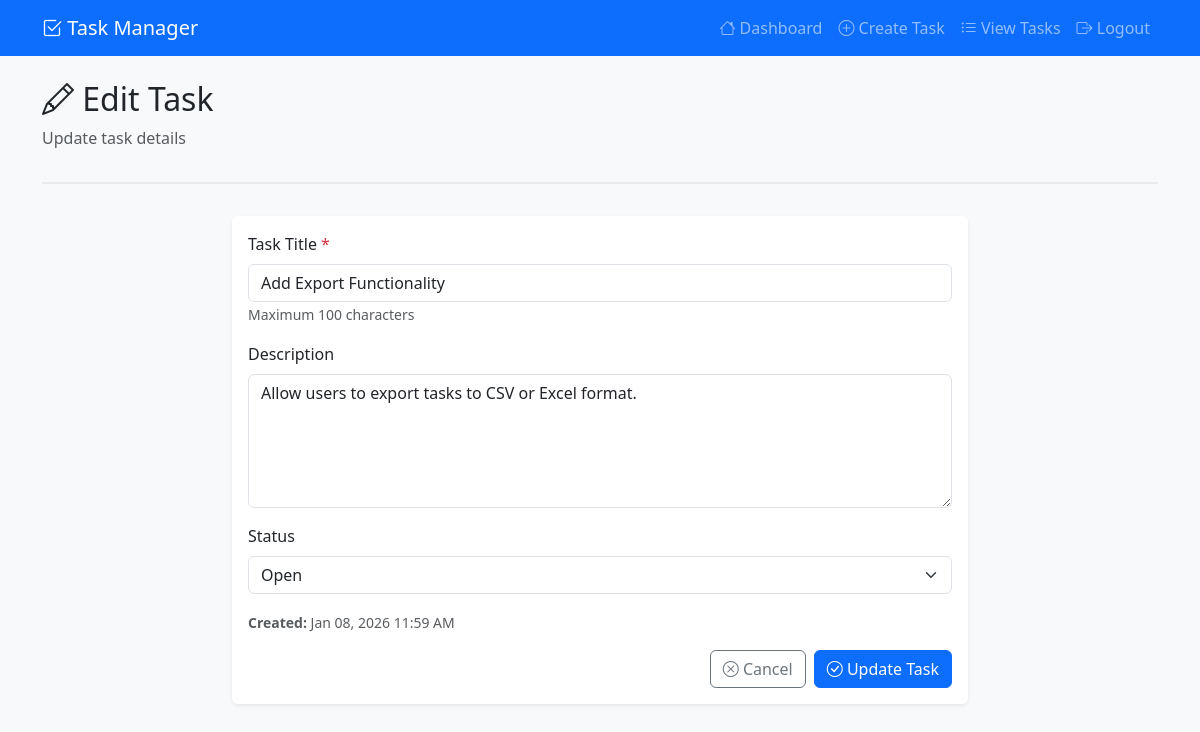
Page /tasks/edit.php?id=10 (signed in) on the committed database.
### tables this page shows
CREATE TABLE IF NOT EXISTS tasks (
    id INT AUTO_INCREMENT PRIMARY KEY,
    title VARCHAR(100) NOT NULL,
    description TEXT,
    status VARCHAR(20) DEFAULT 'Open',
    created_by INT NOT NULL,
    created_at TIMESTAMP DEFAULT CURRENT_TIMESTAMP,
    updated_at TIMESTAMP DEFAULT CURRENT_TIMESTAMP ON UPDATE CURRENT_TIMESTAMP,
    FOREIGN KEY (created_by) REFERENCES users(id) ON DELETE CASCADE,
    INDEX idx_status (status),
    INDEX idx_created_by (created_by),
    INDEX idx_created_at (created_at)
);

### tasks/edit.php (the view, shortened to what this page needs)
<?php
require_once '../config/db.php';
$user_id = $_SESSION['user_id'];
$task_id = $_GET['id'] ?? 0;
$stmt = $conn->prepare("SELECT * FROM tasks WHERE id = ? AND created_by = ?");
$stmt->bind_param("ii", $task_id, $user_id);
$stmt->execute();
$result = $stmt->get_result();
$task = $result->fetch_assoc();
include '../includes/header.php';
?>
<div class="page-header">
    <h2><i class="bi bi-pencil"></i> Edit Task</h2>
    <p class="text-muted">Update task details</p>
</div>
<div class="row">
    <div class="col-md-8 mx-auto">
        <div class="card">
            <div class="card-body">
                <form method="POST" action="">
                    <div class="mb-3">
                        <label for="title" class="form-label">Task Title <span class="text-danger">*</span></label>
                        <input
                            type="text"
                            class="form-control"
                            id="title"
                            name="title"
                            placeholder="Enter task title"
                            required
                            maxlength="100"
                            value="<?php echo htmlspecialchars($task['title']); ?>"
                        >
                        <small class="text-muted">Maximum 100 characters</small>
                    </div>
                    <div class="mb-3">
                        <label for="description" class="form-label">Description</label>
                        <textarea
                            class="form-control"
                            id="description"
                            name="description"
                            rows="5"
                            placeholder="Enter task description (optional)"
                        ><?php echo htmlspecialchars($task['description']); ?></textarea>
                    </div>
                    <div class="mb-3">
                        <label for="status" class="form-label">Status</label>
                        <select class="form-select" id="status" name="status">
                            <option value="Open" <?php echo $task['status'] == 'Open' ? 'selected' : ''; ?>>Open</option>
                        </select>
                    </div>
                    <div class="mb-3">
                        <small class="text-muted">
                            <strong>Created:</strong> <?php echo date('M d, Y h:i A', strtotime($task['created_at'])); ?>
                        </small>
                    </div>
                    <div class="d-grid gap-2 d-md-flex justify-content-md-end">
                        <a href="list.php" class="btn btn-outline-secondary">
                            <i class="bi bi-x-circle"></i> Cancel
                        </a>
                        <button type="submit" class="btn btn-primary">
                            <i class="bi bi-check-circle"></i> Update Task
                        </button>
                    </div>
                </form>
            </div>
        </div>
    </div>
</div>
<?php include '../includes/footer.php'; ?>

### assets/css/style.css (style rules this page uses)
body { background-color: #f8f9fa; font-family: 'Segoe UI', Tahoma, Geneva, Verdana, sans-serif; }
.card { box-shadow: 0 0.125rem 0.25rem rgba(0, 0, 0, 0.075); border: none; margin-bottom: 1.5rem; }
.btn { border-radius: 0.375rem; }
.page-header { margin-bottom: 2rem; padding-bottom: 1rem; border-bottom: 2px solid #e9ecef; }
.form-label { font-weight: 500; margin-bottom: 0.5rem; }

### rows in the picture
tasks: title "Add Export Functionality", description "Allow users to export tasks to CSV or Excel format.", status "Open", created_at "Jan 08, 2026 11:59 AM"
